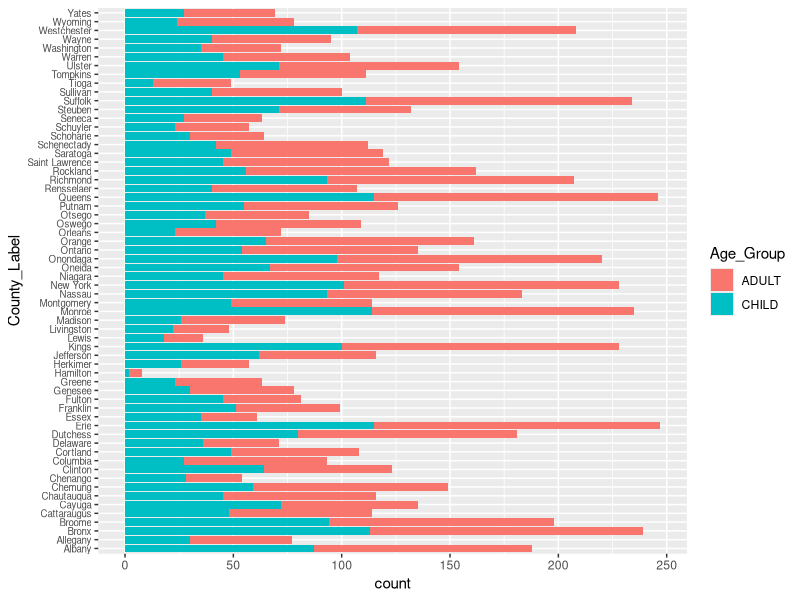

Source code (R):
library(ggplot2)
library(tidyverse)
mh <- read.csv(file = "Cleaned_dataset.csv", as.is=TRUE, sep = ",", header = TRUE)
view(mh)
mh$Age_Group

mh$adult_child <- factor(mh$Age_Group, labels =c("Adult","Child"))



## Summarizing the number of patients in each age group in each county
ggplot(data=mh, aes(x=County_Label , fill = Age_Group))+geom_bar()+coord_flip()+theme(axis.text.y = element_text( size = 7))


